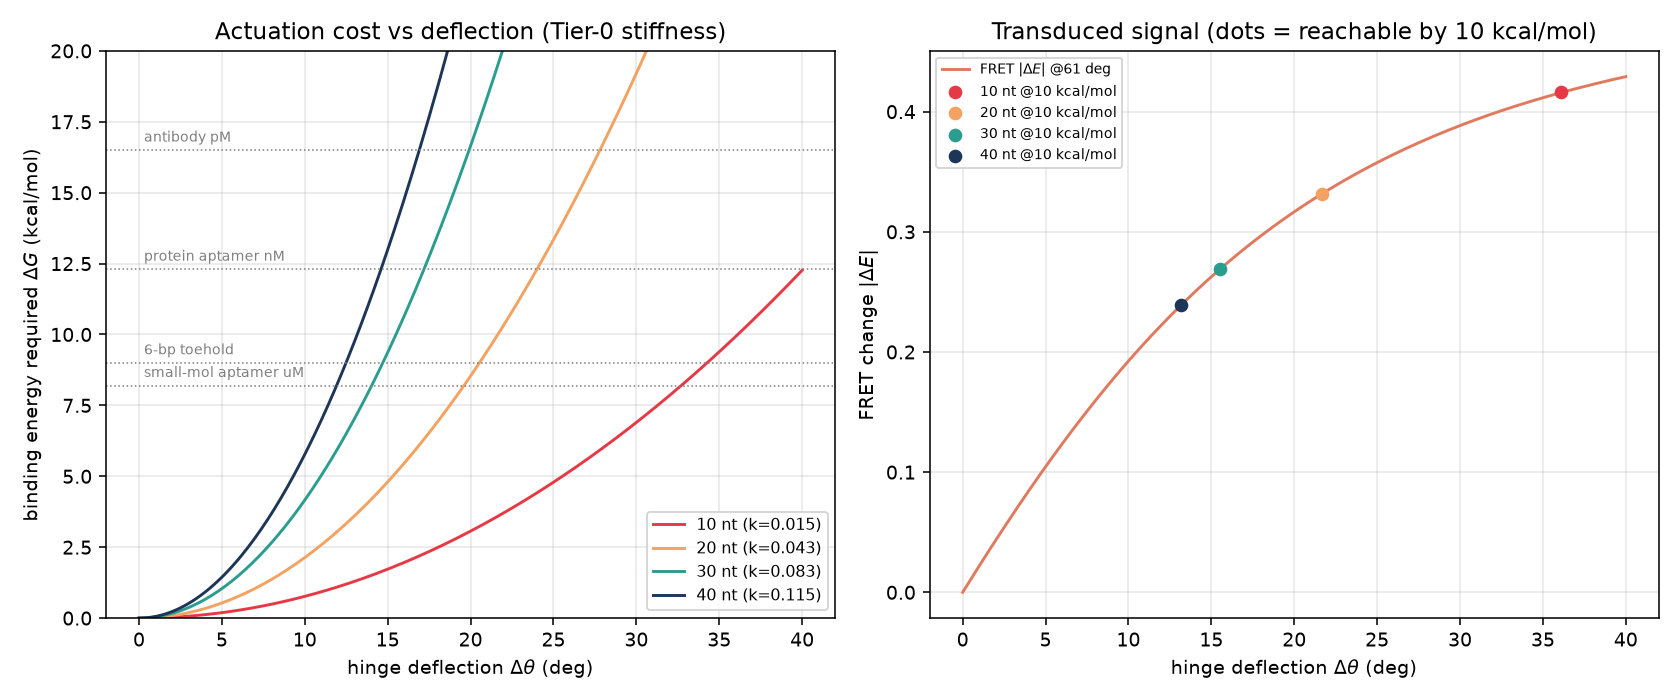

Write Python code to recreate this figure.
#!/usr/bin/env python3
"""
Close the biosensor loop: ligand-binding free energy -> hinge deflection ->
optical signal, using Tier-0 stiffness and the Step-B optical models together.

Physics chain
-------------
    dG_bind  --(mechanical work)-->  d(theta)  --(transducer)-->  d(signal)

* Tier-0 gives the hinge stiffness k_theta(L) = k_B T / sigma^2 (kcal/mol/deg^2).
* Bending the hinge by d(theta) from its rest angle costs the harmonic work
      dG_deform = 1/2 * k_theta * d(theta)^2 .
  A ligand can drive at most d(theta)_max = sqrt(2 * dG_bind / k_theta).
* The thermal angular noise is sigma = sqrt(k_B T / k_theta) -- i.e. exactly the
  thesis sigma (the chain round-trips), so the mechanical (angular) SNR is
      SNR = d(theta)_signal / sigma = sqrt(2 * dG_bind / k_B T),
  which is INDEPENDENT of linker length. Equivalently the energy to reach a
  target SNR = n is universal:  dG = 1/2 n^2 k_B T.  The linker sets the
  absolute angular scale (which reporter/placement transduces it), not the
  per-energy detectability.
* Step B's transducers map the achievable d(theta) to a real observable:
  FRET (dyes near the crux) and the Au plasmon ruler (particles at the tips).

Reuses fret_efficiency / plasmon_shift / tip_distance from optical_readout.py.
"""

import os
import numpy as np
from optical_readout import fret_efficiency, plasmon_shift, tip_distance

# ---- Tier-0 stiffness (mirrors stiffness_from_sigma.py) -------------------- #
L      = np.array([10, 20, 30, 40], float)
SIGMA  = np.array([6.235704832, 3.736856603, 2.675925874, 2.272207295])  # deg
EPS_J, KB_J, T_SIM = 4.142e-20, 1.380649e-23, 0.1
T_K    = EPS_J * T_SIM / KB_J                 # ~300 K
RT     = 1.987204e-3 * T_K                    # kcal/mol (~0.596)
DEG    = np.pi / 180.0

K_THETA = RT / (SIGMA * DEG)**2 * DEG**2      # kcal/mol/deg^2  (== RT/sigma_deg^2)
#   note: k in kcal/mol/deg^2 reduces to RT / sigma_deg^2

# ---- reference ligand affinities (dG = -RT ln Kd) -------------------------- #
REF = {
    "6-bp toehold (~9)":      9.0,
    "small-mol aptamer uM (~8)":  8.2,
    "protein aptamer nM (~12)":  12.3,
    "antibody pM (~16)":         16.5,
}

# ---- transducer operating points (from Step B) ----------------------------- #
RHO_FRET, R0, TH_FRET   = 5.3, 5.4, 61.0     # dyes near crux; E~0.5 here
RHO_TIP, D_AUNP, TH_PLAS = 50.0, 30.0, 47.0   # AuNP at tips; steep plasmon here


def dtheta_max(dG, k):
    return np.sqrt(2.0 * dG / k)


def signal_change(theta0, dtheta, channel):
    """Magnitude of the optical signal change for an opening deflection."""
    if channel == "fret":
        s0 = fret_efficiency(tip_distance(theta0, RHO_FRET), R0)
        s1 = fret_efficiency(tip_distance(theta0 + dtheta, RHO_FRET), R0)
        return abs(s1 - s0)                      # dE (unitless)
    else:
        s0 = plasmon_shift(tip_distance(theta0, RHO_TIP), D_AUNP)
        s1 = plasmon_shift(tip_distance(theta0 + dtheta, RHO_TIP), D_AUNP)
        return abs(s1 - s0) * 530.0              # absolute nm shift (lam0=530)


def main():
    here = os.path.dirname(os.path.abspath(__file__))
    print(f"T = {T_K:.0f} K, RT = {RT:.3f} kcal/mol\n")

    # universal detectability law
    print("Universal detectability (linker-independent):")
    for n in (1, 3, 5):
        print(f"  SNR={n}:  dG = 1/2 n^2 kT = {0.5*n*n*RT:.2f} kcal/mol")
    print()

    # main coupling table at a representative ligand budget
    DG = 10.0
    print(f"=== Ligand budget dG_bind = {DG:.0f} kcal/mol (typical nM aptamer) ===")
    hdr = (f"{'L(nt)':>5} {'k_theta':>9} {'sigma':>7} {'dtheta_max':>10} "
           f"{'SNR':>5} {'dFRET@61':>9} {'dlambda@47(nm)':>14}")
    print(hdr); print("-"*len(hdr))
    rows = []
    for i in range(len(L)):
        k = K_THETA[i]; sig = SIGMA[i]
        dth = dtheta_max(DG, k)
        snr = dth / sig
        dE = signal_change(TH_FRET, dth, "fret")
        dl = signal_change(TH_PLAS, dth, "plas")
        rows.append((L[i], k, sig, dth, snr, dE, dl))
        print(f"{L[i]:5.0f} {k:9.4f} {sig:7.2f} {dth:9.1f}  {snr:5.1f} "
              f"{dE:9.2f} {dl:14.1f}")
    print("\n(SNR is identical across L: sqrt(2*dG/kT) = "
          f"{np.sqrt(2*DG/RT):.1f} -- linker sets the angular scale, not SNR.)\n")

    # inverse: energy to reach a detectable 3-sigma deflection, per linker
    print("Energy to drive a 3-sigma (SNR=3) deflection -- what a sensor needs:")
    for i in range(len(L)):
        dth3 = 3*SIGMA[i]
        dG3 = 0.5*K_THETA[i]*dth3**2
        dE = signal_change(TH_FRET, dth3, "fret")
        print(f"  L={L[i]:.0f} nt: dtheta={dth3:4.1f} deg  costs {dG3:.2f} kcal/mol"
              f"  -> dFRET={dE:.2f}")
    print("  (cost is ~2.68 kcal/mol for every L: 4.5 kT.)\n")

    # per-ligand achievable deflection, per linker
    print("Max hinge deflection dtheta (deg) achievable by common ligands:")
    lhdr = f"{'ligand':28s}" + "".join(f"{int(l):>7}nt" for l in L)
    print(lhdr)
    for name, dG in REF.items():
        line = f"{name:28s}" + "".join(f"{dtheta_max(dG,K_THETA[i]):9.1f}"
                                        for i in range(len(L)))
        print(line)

    # CSV
    import csv
    with open(os.path.join(here, "binding_to_signal.csv"), "w", newline="") as f:
        w = csv.writer(f)
        w.writerow(["L_nt","k_theta_kcal_deg2","sigma_deg",
                    "dtheta_max_deg@10kcal","SNR","dFRET","dlambda_nm"])
        for r in rows:
            w.writerow([r[0], f"{r[1]:.5f}", f"{r[2]:.3f}", f"{r[3]:.2f}",
                        f"{r[4]:.2f}", f"{r[5]:.3f}", f"{r[6]:.2f}"])
    print(f"\nWrote {os.path.join(here,'binding_to_signal.csv')}")

    # figure: energy landscape + achievable signal
    try:
        import matplotlib; matplotlib.use("Agg"); import matplotlib.pyplot as plt
        dth = np.linspace(0, 40, 300)
        fig, ax = plt.subplots(1, 2, figsize=(12, 5))
        colors = ["#e63946", "#f4a261", "#2a9d8f", "#1d3557"]
        for i in range(len(L)):
            ax[0].plot(dth, 0.5*K_THETA[i]*dth**2, color=colors[i],
                       label=f"{int(L[i])} nt (k={K_THETA[i]:.3f})")
        for name, dG in REF.items():
            ax[0].axhline(dG, ls=":", color="gray", lw=.8)
            ax[0].text(0.3, dG+0.3, name.split(" (")[0], fontsize=7, color="gray")
        ax[0].set_xlabel(r"hinge deflection $\Delta\theta$ (deg)")
        ax[0].set_ylabel(r"binding energy required $\Delta G$ (kcal/mol)")
        ax[0].set_title("Actuation cost vs deflection (Tier-0 stiffness)")
        ax[0].set_ylim(0, 20); ax[0].legend(fontsize=8); ax[0].grid(alpha=.3)

        # resulting FRET change vs deflection at the FRET operating point
        dE = [signal_change(TH_FRET, d, "fret") for d in dth]
        ax[1].plot(dth, dE, color="#e07a5f", label="FRET $|\\Delta E|$ @61 deg")
        for i in range(len(L)):
            dmax = dtheta_max(10.0, K_THETA[i])
            ax[1].scatter([dmax], [signal_change(TH_FRET, dmax, "fret")],
                          color=colors[i], zorder=5,
                          label=f"{int(L[i])} nt @10 kcal/mol")
        ax[1].set_xlabel(r"hinge deflection $\Delta\theta$ (deg)")
        ax[1].set_ylabel(r"FRET change $|\Delta E|$")
        ax[1].set_title("Transduced signal (dots = reachable by 10 kcal/mol)")
        ax[1].legend(fontsize=7); ax[1].grid(alpha=.3)
        fig.tight_layout()
        png = os.path.join(here, "binding_to_signal.png")
        fig.savefig(png, dpi=140)
        print(f"Wrote {png}")
    except ImportError:
        print("(matplotlib missing -> figure skipped)")


if __name__ == "__main__":
    main()
